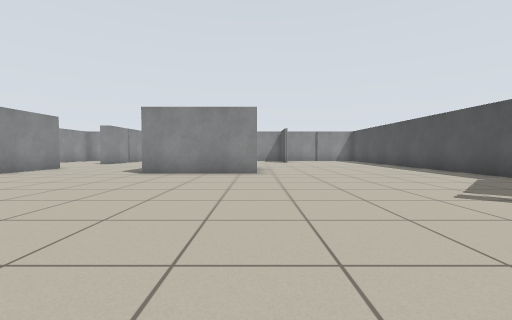
View 1 (above)

16 first-person views from a walk through a world built for the Player/Stage simulator. The camera is 0.68 m above the floor, tilts 2° down and sees 90° across. The lines on the ground mark 1 m squares. The floor is counted in squares, 1 m on a side. Each view is taken from the middle of a square. On the plan, view 1 faces up. The plan holds only what a view shows up to about 9 squares ahead; the rest is blank. Robots are left out.

View 2
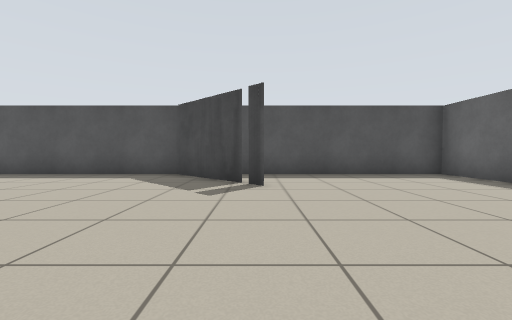

View 3
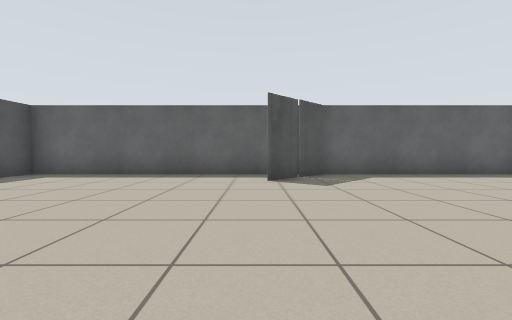

View 4
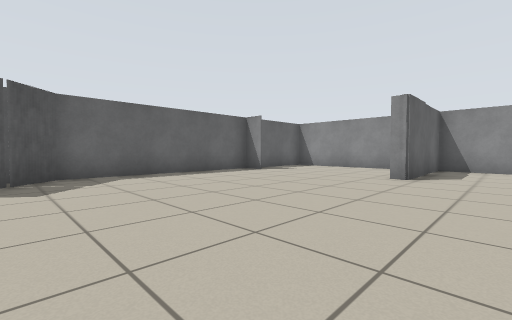

View 5
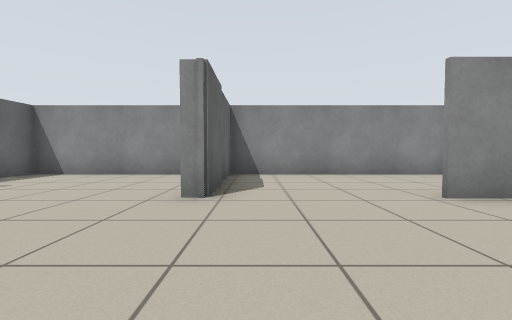

View 6
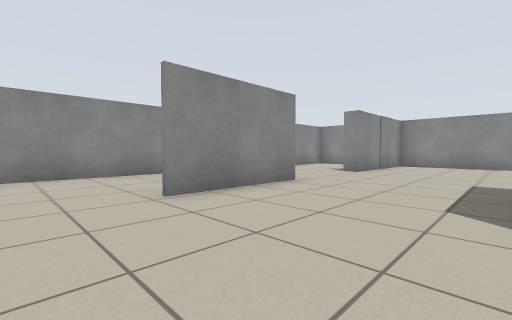

View 7
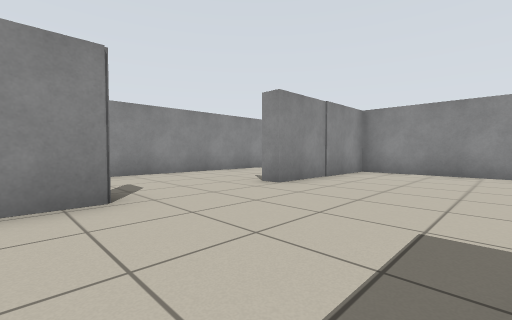

View 8
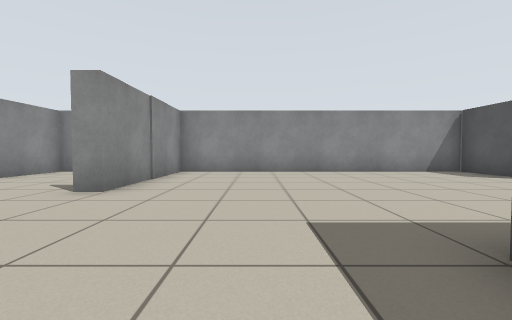

View 9
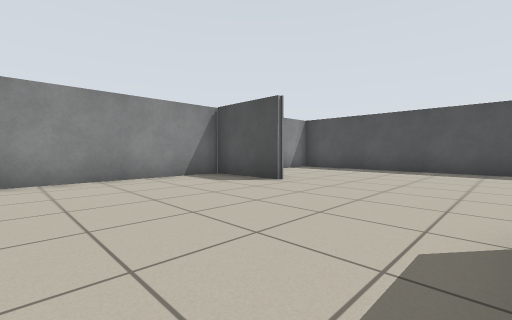

View 10
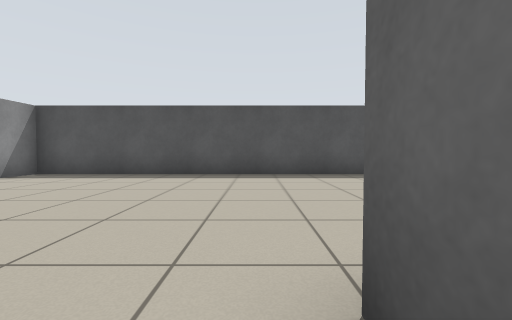

View 11
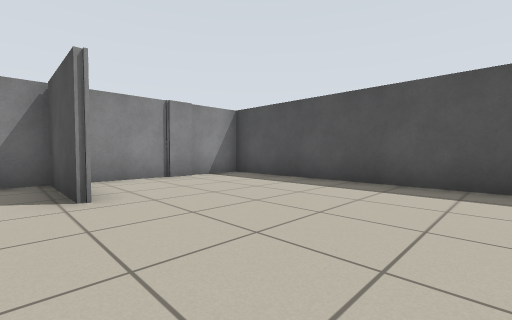

View 12
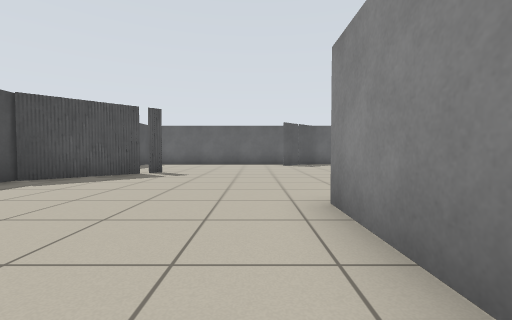

View 13
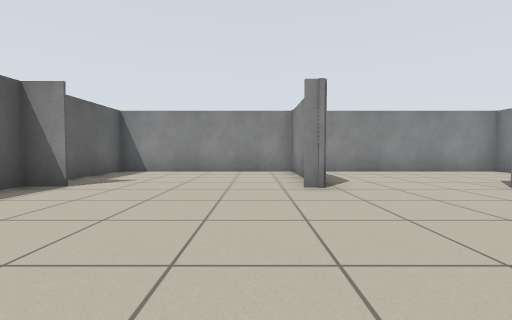

View 14
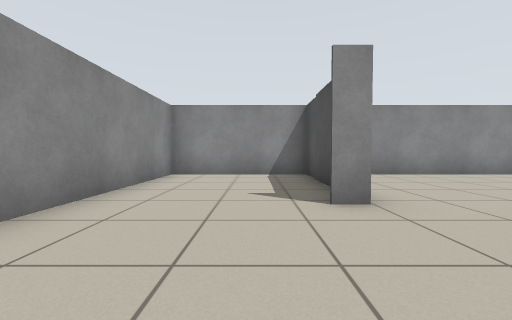

View 15
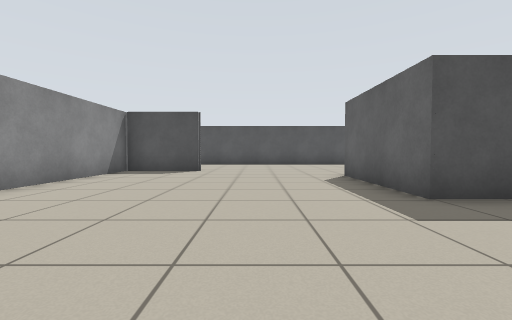

View 16
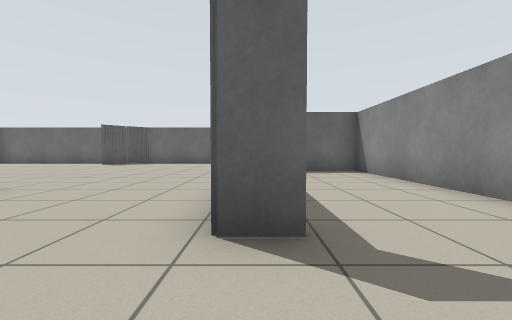

### Floor plan
Points are (right, up) in squares from view 1. A wall is a line through its corners. A room is listed if a view was taken in it or the views show most of it. See-through windows are left out.
Room 1 (views 1, 2, 3, 4, 5, 6, 7, 8, 9, 10, 11, 12, 13, 14, 15, 16)
walls: (-3.4, 9.4) (-3.4, 10.6) (0.1, 10.6); (0, 10.1) (0, 7.7) (-3.5, 7.7); (-8.5, 10) (-7.6, 10) (-7.6, 6.6); (4.1, 2.8) (4.1, 3.3) (4.6, 3.3) (4.6, 3.8); (5, 3.6) (5, 4.1); (5.3, 3.9) (5.3, 4.2) (5.6, 4.2); (-0.9, -1.1) (-0.4, -1.1); (-9.4, 3.2) (-11.5, 3.2); (6.2, 4.8) (6.2, 5.1) (6.5, 5.1) (6.5, 17.4) (-11.4, 17.4) (-11.4, -2.4) (6.5, -2.4) (6.5, 3.5); (-1.5, -1.7) (-0.9, -1.7); (1.7, 14.9) (1.7, 17.4); (-10.9, 9.9) (-11.5, 9.9); (-7.6, 14.8) (-7.6, 17.4); (-11.5, 3.3) (-7.6, 3.3) (-7.6, 2.9); (-7.9, -1.6) (-7.9, -2.5); (-7.6, 17.5) (-7.6, 13.2) (-8.1, 13.2)

Positions as (right, up) in squares from view 1, and headings:
1: (0, 0), facing up
2: (-1, 3), facing right
3: (0, 5), facing down
4: (-1, 5), facing down-left
5: (-4, 4), facing left
6: (-4, 5), facing up-left
7: (-4, 9), facing up-left
8: (-5, 9), facing up
9: (-3, 11), facing up-right
10: (-1, 11), facing right
11: (1, 11), facing up-right
12: (1, 11), facing down
13: (-3, 2), facing left
14: (-9, 10), facing up
15: (-7, 13), facing right
16: (-8, 12), facing down
